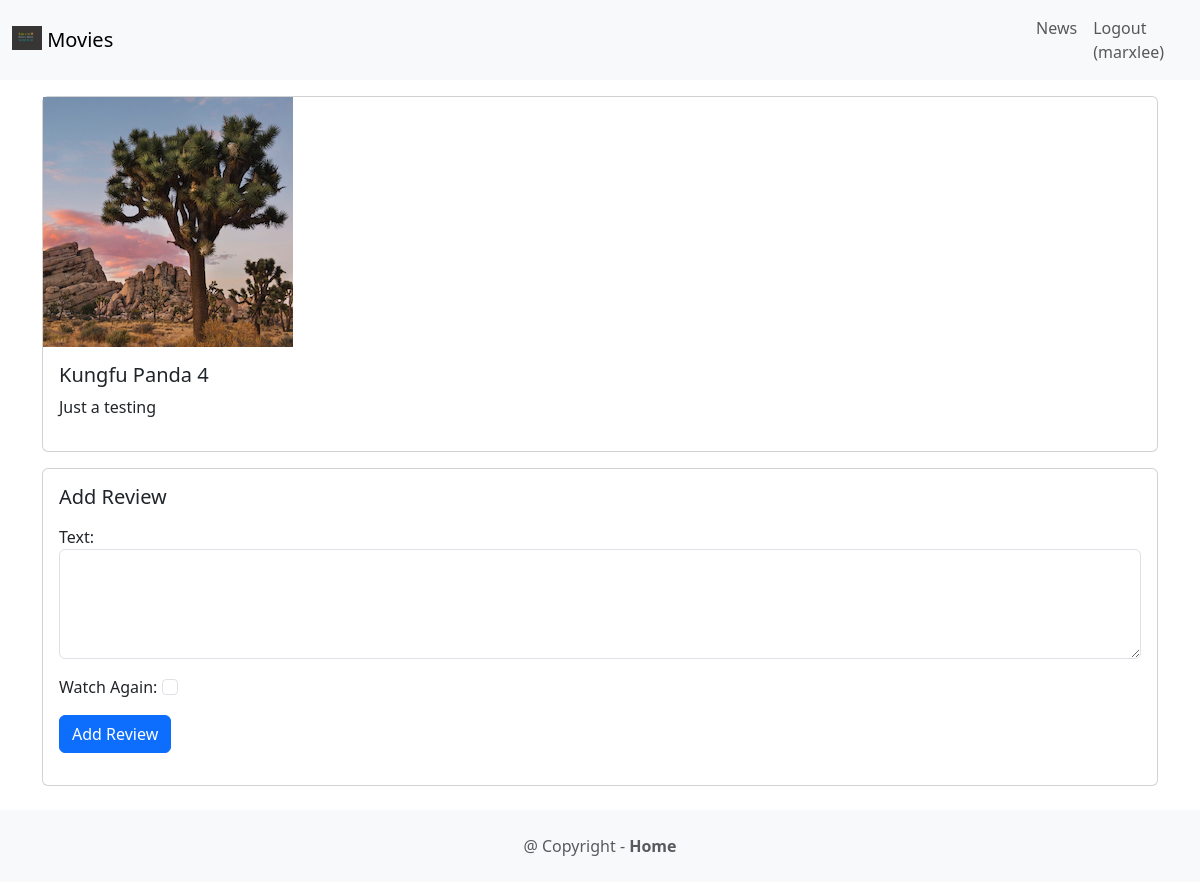
Screenshot of /movie/1/create (signed in) with the database file from the repository.
### movie/models.py (models this page shows, shortened)
class Movie(models.Model):
    title = models.CharField(max_length=100)
    description = models.CharField(max_length=250)
    image = models.ImageField(upload_to='movie/images/')
    url=models.URLField(blank=True)

### movie/views.py (the view, shortened to what this page needs)
# urls.py: path('<int:movie_id>/create', views.createreview, name='vspMovieCreateReview'),
@login_required
def createreview(request, movie_id):
    oMovie = get_object_or_404(Movie, pk=movie_id)
    if request.method == 'GET':
        return render(request, 'createreview.html', {
            'form': ReviewForm(),
            'vdoMovie': oMovie,
        })

### movie/forms.py
class ReviewForm(ModelForm):
    def __init__(self, *args, **kwargs):
        super(ReviewForm, self).__init__(*args, **kwargs)
        self.fields['text'].widget.attrs.update({'class': 'form-control'})
        self.fields['watchAgain'].widget.attrs.update({'class': 'form-check-input'})
    class Meta:
        model = Review
        fields = ['text', 'watchAgain']
        labels = {
            'watchAgain': ('Watch Again')
        }
        widgets = {
            'text': Textarea(attrs={'rows': 4}),
        }

### movie/templates/createreview.html (shortened to what this page needs)
{% extends 'base.html' %}
    {% block content %}
    <div class="card mb-3">
        <div class="row g-0">
            <div class="col-md-4">
                <img src="{{ vdoMovie.image.url }}" class="img-fluid roundd-start" alt="">
            </div>
        </div>
        <div class="col-md-8">
            <div class="card-body">
                <h5 class="card-title">{{ vdoMovie.title }}</h5>
                <p class="card-text">{{ vdoMovie.description }}</p>
            </div>
        </div>
    </div>
    <div class="card mb-3">
        <div calss="row g-0">
            <div>
                <div class="card-body">
                    <h5 class="card-title">Add Review</h5>
                    <p class="card-text">
                        <form method="POST">
                            {{ form.as_p }}
                            <button type="submit" class="btn btn-primary">
                                Add Review
                            </button>
                        </form>
                    </p>
                </div>
            </div>
        </div>
    </div>
    {% endblock %}

### moviereviews/templates/base.html (shortened to what this page needs)
<!DOCTYPE html>
<html>
    <head>
        {% load bootstrap5 %}
        {% bootstrap_css %}
    </head>
    <body>
        <nav class="navbar navbar-expand-lg navbar-light bg-light mb-3">
            <div class="container">
                <a class="navbar-brand" href="{% url 'vspHome' %}">
                    {% load static %}
                    <img src="{% static 'images/instimage.jpg' %}" alt="" width="30" height="24"
                    class="d-inline-block align-text-top" />
                    Movies
                </a>
             </div>
             <div class="collapse navbar-collapse" id="navbarNavAltMarkup">
                <div class="navbar-nav ms-auto">
                    <a class="nav-link" href="{% url 'vspNewsHome' %}">News</a>
                    {% if user.is_authenticated %}
                    <a class="nav-link" href="{% url 'vspAccountLogout' %}">
                        Logout ({{ user.username }})
                    </a>
                    {% else %}
                    <a class="nav-link" href="{% url 'vspAccountLogin' %}">Login</a>
                    <a class="nav-link" href="{% url 'vspAccountSignup' %}">Sign Up</a>
                    {% endif %}
                </div>
             </div>
        </nav>
        <div class="container">
            {% block content %}
            {% endblock content %}
        </div>
        <footer class="text-center text-lg-start bg-light text-muted mt-4">
            <div class="text-center p-4">
                @ Copyright -
                <a class="text-reset fw-bold text-decoration-none" target="_blank" href="{% url 'vspHome' %}">Home</a>
            </div>
        </footer>
    </body>
</html>

### rows the page displays
Movie: image (picture), title "Kungfu Panda 4", description "Just a testing"

### other values shown
{{ user.username }} "marxlee"
